Frame 1 (no input): blank canvas, image omitted
Frame 60 (no input): blank canvas, image omitted
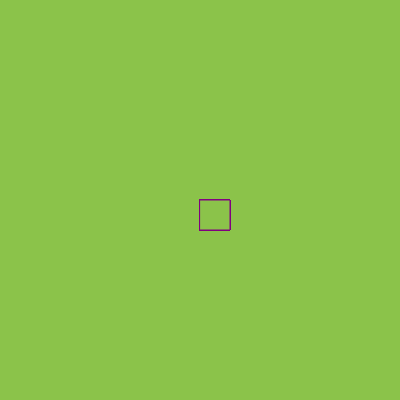
Frame 120 (the mouse pressed at the canvas centre since frame 60)

The p5.js sketch whose frames 1 and 60 were blank and that drew this single picture after the mouse press (run headless with seeded random() and noise() and a simulated clock; from frame 60 on, the mouse is pressed at the canvas centre):

// p5.js sketch
// ── sketch.js
function setup() {
  createCanvas(400, 400);
  background("#8BC34A");
}

function draw() {
  if (mouseIsPressed) {
  stroke("purple"); //comando para alterar a cor da linha
  fill("#8BC34A"); //comano para preencher
  rect(mouseX, mouseY,30,30);
  }
}
